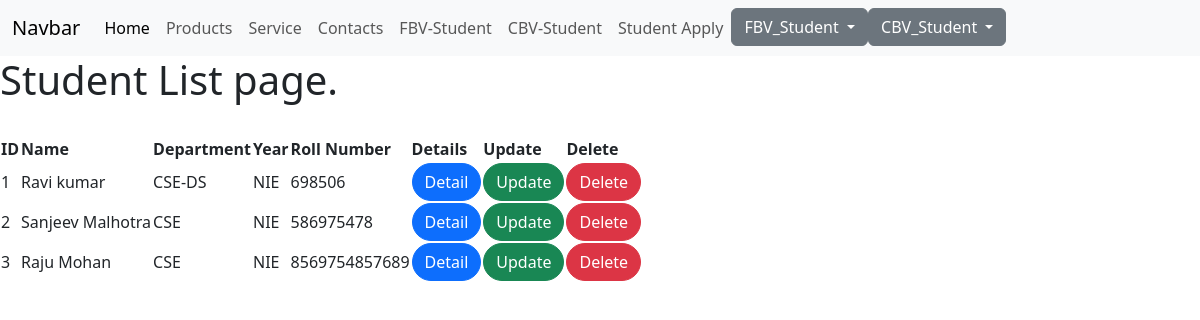
The page / on the database its author committed.
### CSE/models.py (models this page shows, shortened)
class Student(models.Model):
    name = models.CharField(max_length=50)
    department = models.CharField(max_length=30)
    college_name = models.CharField(max_length=30)
    rollnumber = models.IntegerField()

### CSE/views.py (the view)
# urls.py: path('', StuList.as_view(), name='list'),
class StuList(ListView):
    model = Student
    template_name = 'CBV/list.html'

### templates/CBV/list.html
{% extends 'basic.html' %}
{% block content %}
<h1>Student List page.</h1><br>
<table>
    <tr>
        <th>ID</th>
        <th>Name</th>
        <th>Department</th>
        <th>Year</th>
        <th>Roll Number</th>
        <th>Details</th>
        <th>Update</th>
        <th>Delete</th>
    </tr>
    {% for object in object_list %}
            <tr>
                <td>{{object.id}}</td>
                <td>{{object.name}}</td>
                <td> {{object.department}}</td>
                <td>{{object.college_name}}</td>
                <td> {{object.rollnumber}} </td>
                <td><a type="button" class="btn btn-primary" style="border-radius: 20px;" href= "{{object.id}}/detail">Detail</a></td>
                <td><a type=" button " class = "btn btn-success" style="border-radius: 20px;" href ="{{object.id}}/update" >Update</a></td>
                <td><a type = "button" class="btn btn-danger" style="border-radius: 20px;" href="{{object.id}}/delete">Delete</a></td>
            </tr>
    {% endfor %}
</table>
{% endblock %}

### templates/basic.html (shortened to what this page needs)
<!doctype html>
<html lang="en">
  <head>
    <link href="https://cdn.jsdelivr.net/npm/bootstrap@5.3.3/dist/css/bootstrap.min.css" rel="stylesheet">
  </head>
  <body>
    <nav class="navbar navbar-expand-lg bg-body-tertiary">
        <div class="container-fluid">
          <a class="navbar-brand" href="{% url 'CSE:index' %}">Navbar</a>
          <div class="collapse navbar-collapse" id="navbarSupportedContent">
            <ul class="navbar-nav me-auto mb-2 mb-lg-0">
              <li class="nav-item">
                <a class="nav-link active" aria-current="page" href="{% url 'CSE:index' %}">Home</a>
              </li>
              <li class="nav-item">
                <a class="nav-link" href="{% url 'CSE:products' %}">Products</a>
              </li>
              <li class="nav-item">
                <a class="nav-link" href="{% url 'CSE:service' %}">Service</a>
              </li>
              <li class="nav-item">
                <a class="nav-link" href="{% url 'CSE:contacts' %}">Contacts</a>
              </li>
              <li class="nav-item">
                <a class="nav-link" href="{% url 'CSE:student' %}">FBV-Student</a>
              </li>
              <li class="nav-item">
                <a class="nav-link" href="{% url 'CSE:list' %}">CBV-Student</a>
              </li>
              <li class="nav-item">
                <a class="nav-link" href="{% url 'CSE:forms' %}">Student Apply</a>
              </li>
              <div class="dropdown">
                <button class="btn btn-secondary dropdown-toggle" type="button" data-bs-toggle="dropdown" aria-expanded="false">
                  FBV_Student
                </button>
              </div>
              <div class="dropdown">
                <button class="btn btn-secondary dropdown-toggle" type="button" data-bs-toggle="dropdown" aria-expanded="false">
                  CBV_Student
                </button>
              </div>
          </div>
        </div>
      </nav>
    {% block content %}
    {% endblock %}
  </body>
</html>

### rows shown on the page
Student: id "1", name "Ravi kumar", department "CSE-DS", college_name "NIE", rollnumber "698506"
Student: id "2", name "Sanjeev Malhotra", department "CSE", college_name "NIE", rollnumber "586975478"
Student: id "3", name "Raju Mohan", department "CSE", college_name "NIE", rollnumber "8569754857689"
